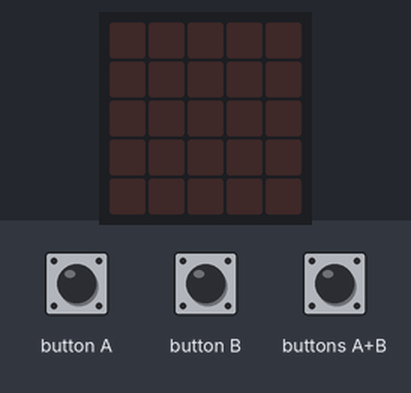
Simulated run of this program. Board: BBC micro:bit (MakeCode). Shown: the board's 5×5 LED display. The test bench sets the inputs (shaded band).

Above: at 1.2 s.
1.3 s: button A pressed for 0.15 s
At 3.15 s:
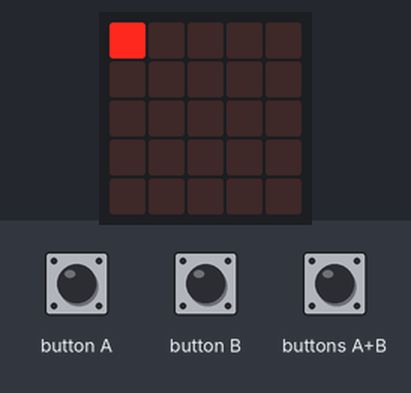
4.3 s: buttons A+B pressed for 1 s
At 5.6 s:
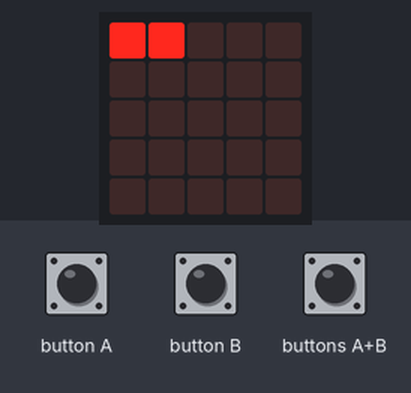
7.6 s: button B pressed for 0.15 s
At 10.52 s:
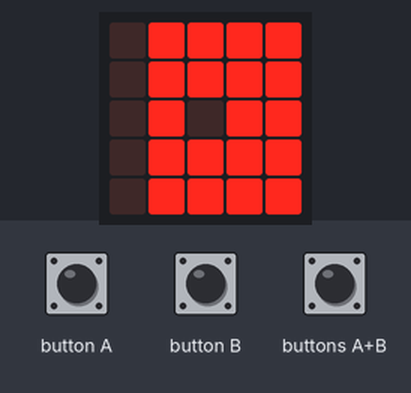
10.6 s: button A pressed for 0.15 s
At 12.45 s:
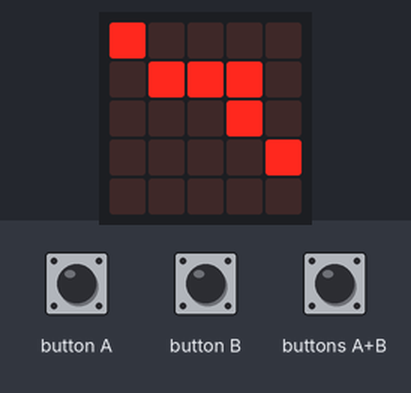
13.6 s: button B pressed for 1 s
At 15.1 s:
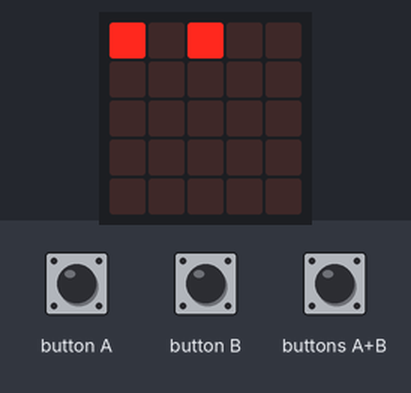
16.6 s: button A pressed for 0.15 s
At 18.45 s:
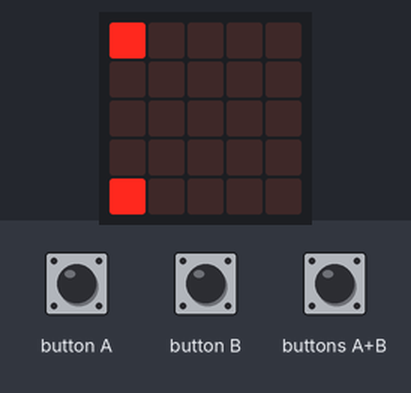

Measured:
- after the input at 1.3 s, the display: changes after 0.15 s (image 1)
- after the input at 7.6 s, the display: first differs from a run without the input after 0.65 s (image 3 shows a later state)
- after the input at 10.6 s, the display: first changes after 0.15 s (image 4 shows a later state)
- after the input at 13.6 s, the display: first differs from a run without the input after 0.65 s (image 5 shows a later state)
- after the input at 16.6 s, the display: first differs from a run without the input after 0.25 s (image 6 shows a later state)
- what the display in image 5 shows lasts 0.5 s, from 14.8 s to 15.3 s

The program:

main.ts
```typescript
let N = 0
let a = 0
let b = 0
input.onButtonPressed(Button.A, function () {
    while (!(input.buttonIsPressed(Button.B))) {
        for (let N_0 = 0; N_0 <= 16; N_0++) {
            N = N_0 + 1
            燈號(N)
            led.plot(a, b)
            燈號(N - 1)
            led.unplot(a, b)
            basic.pause(100)
        }
    }
})
function 燈號 (num: number) {
    if (num < 6) {
        a = num - 1
        b = 0
    } else if (6 <= num && num < 10) {
        a = 4
        b = num - 5
    } else if (10 <= num && num < 14) {
        a = 13 - num
        b = 4
    } else {
        a = 0
        b = 17 - num
    }
}
function 燈號_25 (num: number) {
    if (num < 6) {
        a = num - 1
        b = 0
    } else if (6 <= num && num < 10) {
        a = 4
        b = num - 5
    } else if (10 <= num && num < 14) {
        a = 13 - num
        b = 4
    } else if (14 <= num && num < 17) {
        a = 0
        b = 17 - num
    } else if (17 <= num && num < 20) {
        a = num - 16
        b = 1
    } else if (20 <= num && num < 22) {
        a = 3
        b = num - 18
    } else if (22 <= num && num < 24) {
        a = 24 - num
        b = 3
    } else if (num == 24) {
        a = 1
        b = 26 - num
    } else {
        a = 2
        b = 2
    }
}
input.onButtonPressed(Button.AB, function () {
    for (let N_0 = 0; N_0 <= 24; N_0++) {
        N = N_0 + 1
        燈號_25(N)
        led.plot(a, b)
        basic.pause(200)
    }
    for (let N_0 = 0; N_0 <= 24; N_0++) {
        N = 25 - N_0
        燈號_25(N)
        led.unplot(a, b)
        basic.pause(500)
    }
})
input.onButtonPressed(Button.B, function () {
    while (!(input.buttonIsPressed(Button.A))) {
        for (let N_0 = 0; N_0 <= 16; N_0++) {
            N = 18 - N_0
            燈號(N - 1)
            led.plot(a, b)
            燈號(N)
            led.unplot(a, b)
            basic.pause(500)
        }
    }
})
```

test.ts
```typescript
// 在這裡測試；當此封包作為擴充功能時，將不會編譯此內容。
```
